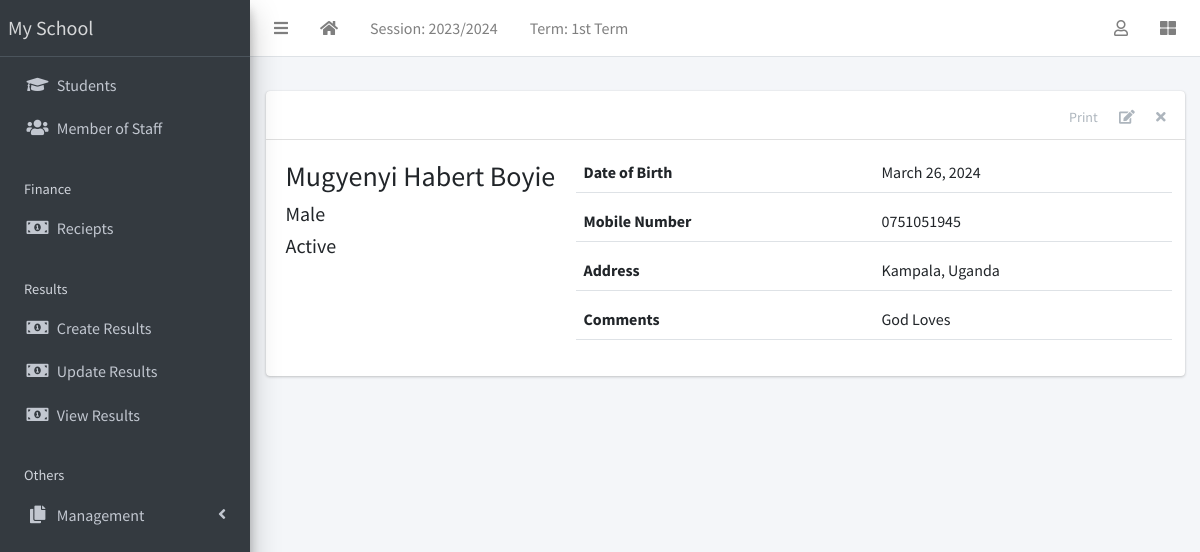
Screenshot of /staff/1/ with the database file from the repository.
### apps/corecode/models.py (models this page shows, shortened)
class AcademicSession(models.Model):
    name = models.CharField(max_length=200, unique=True)
    current = models.BooleanField(default=True)
    class Meta:
        ordering = ["-name"]

class AcademicTerm(models.Model):
    name = models.CharField(max_length=20, unique=True)
    current = models.BooleanField(default=True)
    class Meta:
        ordering = ["name"]

class SiteConfig(models.Model):
    key = models.SlugField()
    value = models.CharField(max_length=200)

### apps/staffs/models.py (models this page shows, shortened)
class Staff(models.Model):
    STATUS = [("active", "Active"), ("inactive", "Inactive")]
    GENDER = [("male", "Male"), ("female", "Female")]
    current_status = models.CharField(max_length=10, choices=STATUS, default="active")
    surname = models.CharField(max_length=200)
    firstname = models.CharField(max_length=200)
    other_name = models.CharField(max_length=200, blank=True)
    gender = models.CharField(max_length=10, choices=GENDER, default="male")
    date_of_birth = models.DateField(default=timezone.now)
    date_of_admission = models.DateField(default=timezone.now)
    mobile_num_regex = RegexValidator(
        regex="^[0-9]{10,15}$", message="Entered mobile number isn't in a right format!"
    )
    mobile_number = models.CharField(
        validators=[mobile_num_regex], max_length=13, blank=True
    )
    address = models.TextField(blank=True)
    others = models.TextField(blank=True)
    def __str__(self):
        return f"{self.surname} {self.firstname} {self.other_name}"

### apps/staffs/views.py (the view)
# urls.py: path("<int:pk>/", StaffDetailView.as_view(), name="staff-detail"),
class StaffDetailView(DetailView):
    model = Staff
    template_name = "staffs/staff_detail.html"

### apps/corecode/context_processors.py (called while the page is built)
def site_defaults(request):
    current_session = AcademicSession.objects.get(current=True)
    current_term = AcademicTerm.objects.get(current=True)
    vals = SiteConfig.objects.all()
    contexts = {
        "current_session": current_session.name,
        "current_term": current_term.name,
    }
    for val in vals:
        contexts[val.key] = val.value
    return contexts

### apps/staffs/templates/staffs/staff_detail.html (shortened to what this page needs)
{% extends 'base.html' %}
{% block content-header %}
<div class="card-header">
  <div class="card-tools">
    <a href="#" class="btn btn-tool">Print</a>
    <a href="{% url 'staff-update' object.id %}" class="btn btn-tool">
      <i class="fas fa-edit"></i>
    </a>
    <a href="{% url 'staff-delete' object.id %}" class="btn btn-tool">
      <i class="fas fa-times"></i>
    </a>
  </div>
</div>
{% endblock content-header %}
{% block content %}
    <div class="row">
      <div class="col-sm-4">
        <div>
          <h3>{{ object }} </h3>
          <h5>{{ object.get_gender_display }} </h5>
          <h5>{{ object.get_current_status_display }} </h5>
        </div>
      </div>
      <div class="col-sm-8">
        <div>
          <div class="form-group border-bottom row">
            <label class="col">
              Date of Birth
            </label>
            <div class="col">
              {{ object.date_of_birth }}
            </div>
          </div>
          <div class="form-group border-bottom row">
            <label class="col">
               Mobile Number
            </label>
            <div class="col">
              {{ object.mobile_number}}
            </div>
          </div>
          <div class="form-group border-bottom row">
            <label class="col">
              Address
            </label>
            <div class="col">
              {{ object.address }}
            </div>
          </div>
          <div class="form-group border-bottom row">
            <label class="col">
              Comments
            </label>
            <div class="col">
              {{ object.others }}
            </div>
          </div>
        </div>
      </div>
    </div>
{% endblock content %}

### templates/base.html (shortened to what this page needs)
{% load static %}
<!DOCTYPE html>
<html lang="en">
<head>
  <link rel="stylesheet" href="{% static 'plugins/fontawesome-free/css/all.min.css' %}">
  <link rel="stylesheet" href="{% static 'plugins/toastr/toastr.min.css' %}">
  <link rel="stylesheet"
    href="{% static 'plugins/overlayScrollbars/css/OverlayScrollbars.min.css' %}">
  <link rel="stylesheet" href="{% static 'plugins/Datatables/datatables.min.css' %}" />
  <link rel="stylesheet" href="{% static 'dist/css/adminlte.min.css' %}">
</head>
<body
  class="hold-transition sidebar-mini layout-fixed layout-navbar-fixed layout-footer-fixed">
  <div class="wrapper">
    <nav class="main-header navbar navbar-expand navbar-white navbar-light">
      <ul class="navbar-nav">
        <li class="nav-item">
          <a class="nav-link" data-widget="pushmenu" href="#" role="button"><i
              class="fas fa-bars"></i></a>
        </li>
        <li class="nav-item d-none d-sm-inline-block">
          <a href="{% url 'home' %} " class="nav-link"><i class="fa fa-home"></i></a>
        </li>
        <li class="nav-item d-none d-sm-inline-block">
          <a href="{% url 'current-session' %}" class="nav-link">Session: {{ current_session }}</a>
        </li>
        <li class="nav-item d-none d-sm-inline-block">
          <a href="{% url 'current-session' %}" class="nav-link">Term: {{ current_term }}</a>
        </li>
      </ul>
      <ul class="navbar-nav ml-auto">
        <li class="nav-item dropdown">
          <a class="nav-link" data-toggle="dropdown" href="#">
            <i class="far fa-user"></i>
          </a>
        </li>
        <li class="nav-item">
          <a class="nav-link" data-widget="control-sidebar" data-slide="true"
            href="#" role="button"><i class="fas fa-th-large"></i></a>
        </li>
      </ul>
    </nav>
    <aside class="main-sidebar sidebar-dark-primary elevation-4">
      <a href="{% url 'home' %}" class="brand-link">{{ school_name | default:"MySchool" }}</a>
      <div class="sidebar">
        <nav class="mt-2">
          <ul class="nav nav-pills nav-sidebar flex-column"
            data-widget="treeview" role="menu" data-accordion="false">
            <li class="nav-item">
              <a href="{% url 'student-list' %}" class="nav-link">
                <i class="nav-icon fas fa-graduation-cap"></i>
                <p>
                  Students
                </p>
              </a>
            </li>
            <li class="nav-item">
              <a href="{% url 'staff-list' %}" class="nav-link">
                <i class="nav-icon fas fa-users"></i>
                <p>
                  Member of Staff
                </p>
              </a>
            </li>
            <li class="nav-header">Finance</li>
            <li class="nav-item">
              <a href="{% url 'invoice-list' %}" class="nav-link">
                <i class="nav-icon fas fa-money-bill-alt"></i>
                <p>
                  Reciepts
                </p>
              </a>
            </li>
            <li class="nav-header">Results</li>
            <li class="nav-item">
              <a href="{% url 'create-result' %}" class="nav-link">
                <i class="nav-icon fas fa-money-bill-alt"></i>
                <p>
                  Create Results
                </p>
              </a>
            </li>
            <li class="nav-item">
              <a href="{% url 'edit-results' %}" class="nav-link">
                <i class="nav-icon fas fa-money-bill-alt"></i>
                <p>
                  Update Results
                </p>
              </a>
            </li>
            <li class="nav-item">
              <a href="{% url 'view-results' %}" class="nav-link">
                <i class="nav-icon fas fa-money-bill-alt"></i>
                <p>
                  View Results
                </p>
              </a>
            </li>
            <li class="nav-header">Others</li>
            <li class="nav-item has-treeview">
              <a href="#" class="nav-link">
                <i class="nav-icon fas fa-copy"></i>
                <p>
                  Management
                  <i class="fas fa-angle-left right"></i>
                </p>
              </a>
            </li>
          </ul>
        </nav>
      </div>
    </aside>
    <div class="content-wrapper">
      <section class="content-header">
      </section>
      <section class="content">
        <div class="container-fluid">
          <div class="row">
            <div class="col-md-12">
              {% block fullcard %}
              <div class="card">
                {% block content-header %}{% endblock content-header %}
                <div class="card-body">
                  <div class="row">
                    <div class="col">
                      {% block content %}
                      {% endblock content %}
                    </div>
                  </div>
                </div>
              </div>
              {% endblock fullcard %}
            </div>
          </div>
        </div>
      </section>
    </div>
  </div>
</body>
</html>

### rows the page displays
AcademicSession: name "2023/2024"
AcademicTerm: name "1st Term"
SiteConfig: value "My School"
Staff: surname+firstname+other_name "Mugyenyi Habert Boyie", gender "Male", current_status "Active", date_of_birth "March 26, 2024", mobile_number "0751051945", address "Kampala, Uganda", others "God Loves"
